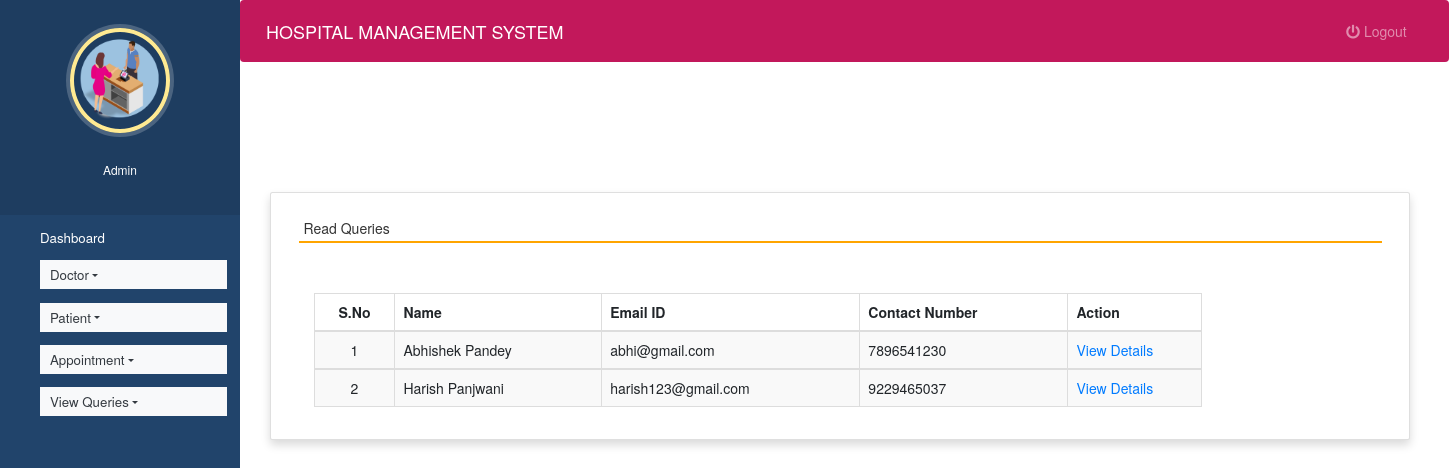
Before: /read_queries (signed in) with the older database file.
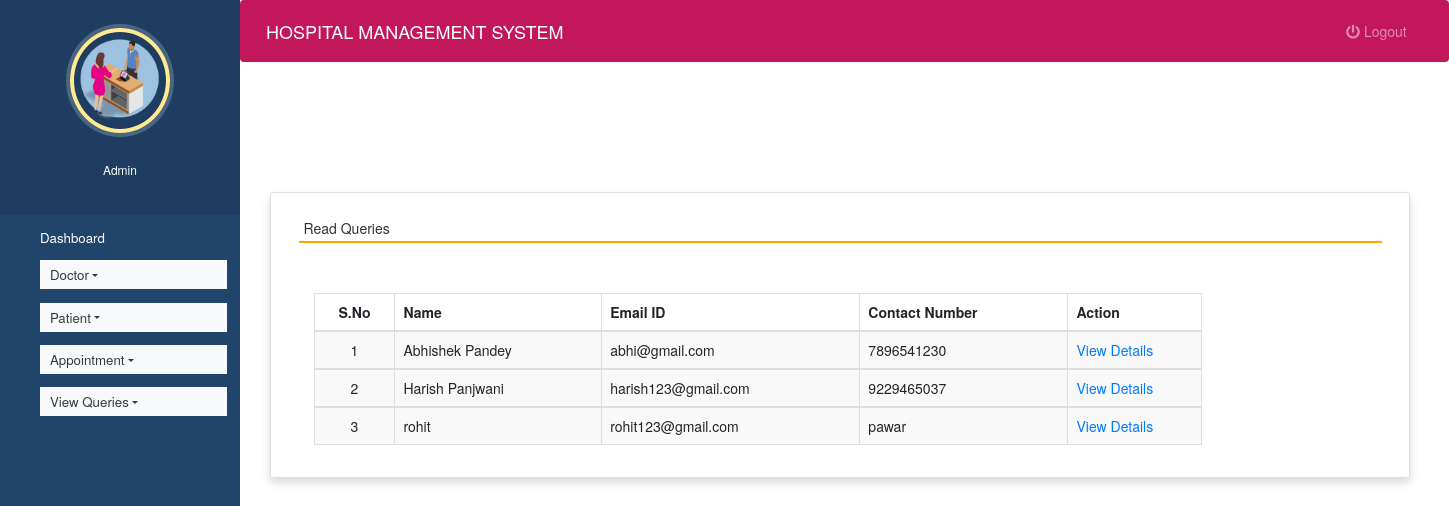
After: the same page with the newer database file.
### hospitals/models.py (models this page shows, shortened)
class Contact(models.Model):
    name = models.CharField(max_length=100, null=True)
    contact = models.CharField(max_length=15, null=True)
    email = models.CharField(max_length=50, null=True)
    subject = models.CharField(max_length=100, null=True)
    message = models.CharField(max_length=300, null=True)
    msgdate = models.DateField(null=True)
    isread = models.CharField(max_length=10,null=True)

### hospitals/views.py (the view)
# urls.py: path('read_queries', read_queries, name='read_queries'),
def read_queries(request):
    if not request.user.is_authenticated:
        return redirect('login')
    contact = Contact.objects.filter(isread="yes")
    return render(request,'read_queries.html', locals())

### hospitals/templates/read_queries.html (shortened to what this page needs)
{% extends 'admin_nav.html' %}
{% load static %}
{% block content %}
<head>
 <link rel="stylesheet" href="https://maxcdn.bootstrapcdn.com/bootstrap/3.4.1/css/bootstrap.min.css">
  <link rel="stylesheet" href="https://cdnjs.cloudflare.com/ajax/libs/font-awesome/4.7.0/css/font-awesome.min.css">
  <link rel="stylesheet" href="https://use.fontawesome.com/releases/v5.6.3/css/all.css">
</head>
<br><br><br><br>
<div class="container card shadow m-5">
    <div class="card-body">
        <h5 class="p-2" style="border-bottom: 2px solid orange">Read Queries</h5>
		<div class="container mt-5">
            <table id="example" class="table table-striped table-bordered" style="width:80%">
			<thead>
                                    <tr>
                                        <th class="text-center">S.No</th>
                                        <th class="d-none d-sm-table-cell">Name</th>
                                        <th class="d-none d-sm-table-cell">Email ID</th>
                                        <th class="d-none d-sm-table-cell">Contact Number</th>
                                        <th class="d-none d-sm-table-cell" style="width: 15%;">Action</th>
                                    </tr>
                                </thead>
                                {% for i in contact %}
                                <tbody>
                                    <tr>
                                        <td class="text-center">{{forloop.counter}}</td>
                                        <td class="font-w600">{{i.name}}</td>
                                        <td class="font-w600">{{i.email}}</td>
                                        <td class="font-w600">{{i.contact}}</td>
                                        <td class="font-w600"><a href="{% url 'view_queries' i.id %}" class="text-primary">View Details</a></td>
                                    </tr>
                                        {% endfor %}
                                </tbody>
            </table>
        </div>
    </div>
</div>
{% endblock content %}

Changed rows visible on the page:
added Contact: name "rohit", email "rohit123@gmail.com", contact "pawar"
